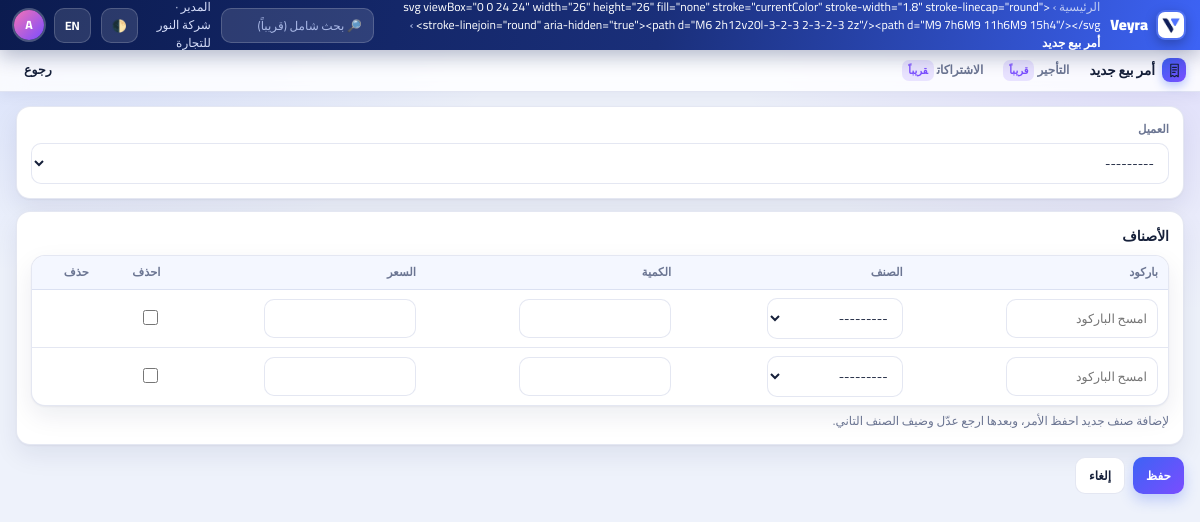
The page /sales/orders/new/ (signed in) on the database its author committed.
### accounts/models.py (models this page shows, shortened)
class User(AbstractUser):
    company = models.ForeignKey("core.Company", null=True, blank=True,
                                on_delete=models.PROTECT, related_name="users")
    is_company_manager = models.BooleanField("مدير الشركة", default=False)
    allowed_modules = models.ManyToManyField("core.Module", blank=True, related_name="users")
    must_change_password = models.BooleanField("لازم يغيّر كلمة المرور", default=False)
    def accessible_codes(self):
        if not self.company_id:
            return set()
        from core.models import CompanyModule
        enabled = set(CompanyModule.objects.filter(company_id=self.company_id, enabled=True)
                      .values_list("module__code", flat=True))
        if self.is_superuser or self.is_company_manager:
            return enabled
        return enabled & set(self.allowed_modules.values_list("code", flat=True))
    def can_access(self, code):
        if self.is_superuser:
            return True

### core/models.py (models this page shows, shortened)
class TimeStampedModel(models.Model):
    created_at = models.DateTimeField(auto_now_add=True)
    updated_at = models.DateTimeField(auto_now=True)
    class Meta:
        abstract = True

class Company(TimeStampedModel):
    name = models.CharField("اسم الشركة", max_length=150)
    code = models.CharField("كود الشركة", max_length=20, unique=True)
    country = models.CharField("البلد", max_length=2, default="EG")
    currency = models.CharField("العملة", max_length=3, default="EGP")
    version = models.CharField("إصدار النظام", max_length=20, default="2.4.0")
    is_active = models.BooleanField("نشطة", default=True)

class Module(TimeStampedModel):
    CATEGORY = [("main", "رئيسي"), ("sub", "فرعي")]
    code = models.SlugField("الكود", max_length=40, unique=True)
    name = models.CharField("الاسم", max_length=100)
    category = models.CharField("النوع", max_length=10, choices=CATEGORY, default="main")
    parent = models.ForeignKey("self", null=True, blank=True, on_delete=models.SET_NULL, related_name="children")
    depends_on = models.ManyToManyField("self", symmetrical=False, blank=True, related_name="required_by")
    sort = models.PositiveIntegerField(default=0)
    class Meta:
        ordering = ["sort", "name"]

### core/views.py (the view, shortened to what this page needs)
# urls.py: path("sales/orders/new/", views.sales_create, name="sales_create"),
@module_required("sales")
def sales_create(request):
    company = request.user.company
    order = SalesOrder(company=company, number="")
    form = SalesOrderForm(request.POST or None, instance=order, company=company)
    formset = SalesLineFormSet(request.POST or None, instance=order, form_kwargs={"company": company})
    return _render_form(request, code="sales", title="أمر بيع جديد", form=form, formset=formset, back_url="sales_orders")

### sales/forms.py
class SalesOrderForm(forms.ModelForm):
    class Meta:
        model = SalesOrder
        fields = ["customer"]
        labels = {"customer": "العميل"}
    def __init__(self, *args, company=None, **kwargs):
        super().__init__(*args, **kwargs)
        self.fields["customer"].queryset = Partner.objects.filter(company=company, kind__in=["customer", "both"])

### core/context_processors.py (called while the page is built)
def module_nav(request):
    user = getattr(request, "user", None)
    match = getattr(request, "resolver_match", None)
    if not user or not user.is_authenticated or not user.company_id or not match:
        return {"subs": []}
    code = URL_MODULE.get(match.url_name)
    if not code:
        return {"subs": []}
    allowed = user.accessible_codes()
    subs = [m for m in Module.objects.filter(parent__code=code) if m.code in allowed]
    return {"subs": subs, "current_module": code}

### core/i18n_dict.py (called while the page is built)
def translate(text, lang):
    if lang == "en":
        return EN.get(text, text)
    return text

### core/icons.py (called while the page is built)
def svg_for(code):
    body = _P.get(code, _FALLBACK)
    return ('<svg viewBox="0 0 24 24" width="26" height="26" fill="none" stroke="currentColor" stroke-width="1.8" '
            'stroke-linecap="round" stroke-linejoin="round" aria-hidden="true">' + body + '</svg>')

### core/models.py (called while the page is built)
    def __str__(self):
        return self.name

### core/templatetags/veyra_i18n.py (called while the page is built)
@register.filter
def tr(value):
    if value is None:
        return ""
    return translate(str(value), get_language())

### core/views.py (called while the page is built)
def _render_form(request, *, code, title, form, formset=None, back_url=None):
    return render(request, "form.html", {
        "code": code, "title": title, "form": form, "formset": formset,
        "back_url": back_url, "menus": MENUS.get(code, []), "icon": svg_for(code),
    })

### inventory/models.py (called while the page is built)
    def __str__(self):
        return self.name

### templates/form.html (shortened to what this page needs)
{% extends "base.html" %}
{% load veyra_i18n %}
{% block crumb %}<span>{{ 'الرئيسية'|tr }}</span> › {% if back_url %}<a href="{% url back_url %}">{{ icon }}</a> › {% endif %}<b>{{ title|tr }}</b>{% endblock %}
{% block modnav %}
<nav class="modnav">
  <span class="mname"><span class="mico">{{ icon|safe }}</span>{{ title|tr }}</span>
  {% for s in subs %}<span class="sub">{{ s.name|tr }}<span class="soon-tag">{{ 'قريباً'|tr }}</span></span>{% endfor %}
  {% if back_url %}<a href="{% url back_url %}">{{ 'رجوع'|tr }}</a>{% endif %}
</nav>
{% endblock %}
{% block content %}
<form method="post" novalidate>{% csrf_token %}
  <div class="card" style="margin-bottom:12px">
    <div class="fgrid">
      {% for field in form %}
      <div>
        <label>{{ field.label|tr }}</label>
        {{ field }}
      </div>
      {% endfor %}
    </div>
  </div>
  {% if formset %}
  <div class="card" style="margin-bottom:12px">
    <h3 style="margin:0 0 8px;font-size:14px">{{ 'الأصناف'|tr }}</h3>
    <table class="tbl">
      <thead><tr>{% for f in formset.empty_form.visible_fields %}<th>{{ f.label|tr }}</th>{% endfor %}<th>{{ 'حذف'|tr }}</th></tr></thead>
      <tbody>
      {% for line in formset %}
        <tr>
          {% for f in line.visible_fields %}<td>{{ f }}{% for e in f.errors %}<div style="color:#E5484D;font-size:11.5px">{{ e }}</div>{% endfor %}</td>{% endfor %}
          <td>{% if line.can_delete %}{{ line.DELETE }}{% endif %}</td>
        </tr>
      {% endfor %}
      </tbody>
    </table>
    <div class="muted" style="margin-top:6px">{{ 'لإضافة صنف جديد احفظ الأمر، وبعدها ارجع عدّل وضيف الصنف التاني.'|tr }}</div>
  </div>
  {% endif %}
  <div style="display:flex;gap:8px">
    <button class="btn" type="submit">{{ 'حفظ'|tr }}</button>
    {% if back_url %}<a class="btn ghost" href="{% url back_url %}">{{ 'إلغاء'|tr }}</a>{% endif %}
  </div>
</form>
{% endblock %}

### templates/base.html (shortened to what this page needs)
{% load static i18n veyra_i18n %}<!DOCTYPE html>
<html lang="{{ request.LANGUAGE_CODE|default:'ar' }}" dir="{% if request.LANGUAGE_CODE == 'en' %}ltr{% else %}rtl{% endif %}" data-theme="light">
<head>
<link rel="stylesheet" href="{% static 'css/app.css' %}">
</head>
<body>
<header class="topbar">
  <a href="{% url 'home' %}" class="brand"><img class="logo" src="{% static 'img/logo.png' %}" alt="Veyra"> Veyra</a>
  <span class="crumb">{% block crumb %}<b>{% if request.LANGUAGE_CODE == 'en' %}Home{% else %}الرئيسية{% endif %}</b>{% endblock %}</span>
  {% if user.is_authenticated %}
  <input class="search" placeholder="🔎 {{ 'بحث شامل (قريباً)'|tr }}" disabled>
  <span class="who">{{ user.get_full_name|default:user.username }}{% if user.company %} · {{ user.company.name }}{% endif %}</span>
  {% endif %}
  <button class="iconbtn" id="theme-btn" type="button" onclick="toggleTheme()" title="dark / light">🌓</button>
  <form class="lang-form" method="post" action="{% url 'set_language' %}">{% csrf_token %}
    <button class="iconbtn" type="submit">{% if request.LANGUAGE_CODE == 'en' %}عربي{% else %}EN{% endif %}</button>
  </form>
  {% if user.is_authenticated %}
  <details class="dd">
    <summary><span class="avatar">{{ user.username|slice:":1"|upper }}</span></summary>
  </details>
  {% else %}
  <a class="btn sm" href="{% url 'login' %}">{{ 'دخول'|tr }}</a>
  {% endif %}
</header>
{% block modnav %}{% endblock %}
<main class="rise">
  {% block content %}{% endblock %}
</main>
</body>
</html>

### rows shown on the page
User: company.name "شركة النور للتجارة", username "A"
Module: name|tr "التأجير", value "قريباً"
Module: name|tr "الاشتراكات", value "قريباً"

### other values the page prints
{{ title|tr }} "أمر بيع جديد"
{{ 'رجوع'|tr }} "رجوع"
{{ field.label|tr }} "العميل"
{{ 'الأصناف'|tr }} "الأصناف"
{{ f.label|tr }} "باركود" "الصنف" "الكمية" "السعر" "احذف"
{{ 'حذف'|tr }} "حذف"
{{ 'لإضافة صنف جديد احفظ الأمر، وبعدها ارجع عدّل وضيف الصنف التاني.'|tr }} "لإضافة صنف جديد احفظ الأمر، وبعدها ارجع عدّل وضيف الصنف التاني."
{{ 'حفظ'|tr }} "حفظ"
{{ 'إلغاء'|tr }} "إلغاء"
